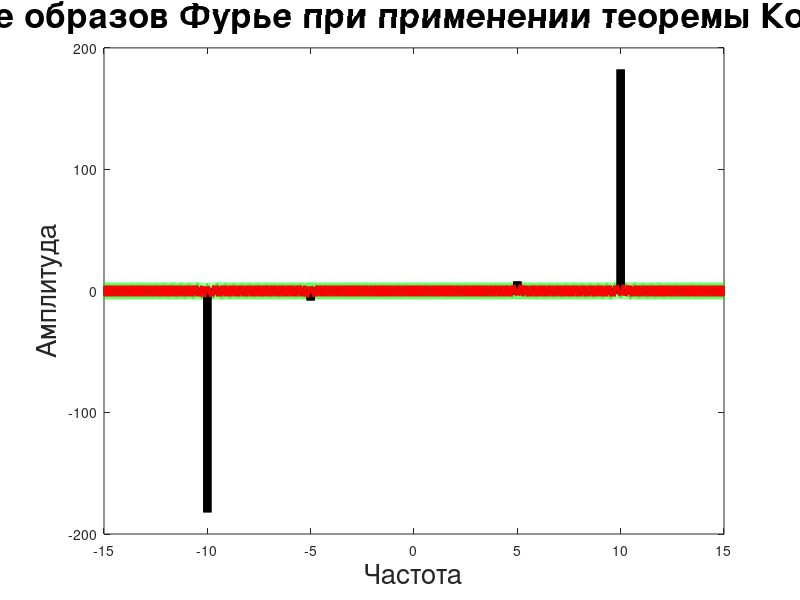

This chart was generated by the following MATLAB code: (Note: this script raises an error after producing the figure.)
% Параметры для y1(t)
a1 = 1;
a2 = 0.5;
w1 = 2*pi*5; % 5 Гц
w2 = 2*pi*10; % 10 Гц
phi1 = 0;
phi2 = pi/4;
B1 = 20;

% Временной массив для "непрерывной" функции
T = 1e3;
T1 = 5;
dt = 1e-3; % очень маленький шаг для имитации непрерывности
t = -T/2:dt:T/2; % берем чуть больше интервала для хорошей картинки
N = length(t);
m = 0:N-1;
c = dt * (-1).^m;

% Определение функций
y1 = a1*sin(w1*t + phi1) + a2*sin(w2*t + phi2);

y1_fft = fftshift(c .* fft(y1));

f = figure();
%plot(t, y1, 'b', 'LineWidth', 6); hold on;
%xlabel('Время', 'FontSize', 20); ylabel('Значения', "FontSize", 20);
%title('График функции y_1(t)', 'FontSize', 25);
%xlim([-T1/2 T1/2]);
%ylim([-1.75 1.25]);
%grid on;

Fs = 30; % Частота дискретизации в Гц
dt_sample = 1/Fs;
t_sample = -T1/2:dt_sample:T1/2;

% Сэмплированные значения
y1_sample = a1*sin(w1*t_sample + phi1) + a2*sin(w2*t_sample + phi2);

y1_interp = zeros(size(t));
for k = 1:length(t_sample)
    y1_interp = y1_interp + y1_sample(k)*sinc(Fs*(t - t_sample(k)));
end

y1_fft_interp = fftshift(c .* fft(y1_interp));

c1_sample = dt_sample * (-1).^(0:length(t_sample)-1);
y1_sample_fft = fftshift(c1_sample .* fft(y1_sample));

%plot(t, y1_interp, 'g', LineWidth=8); hold on;
%plot(t, y1, 'k', LineWidth=4);
%scatter(t_sample, y1_sample, "filled", MarkerFaceColor="red", MarkerEdgeColor="red", LineWidth=5)
%title('Восстановление функции через теорему Котельникова');
%xlabel('Время');
%ylabel('Значения');
%legend('Интерполяция', 'Оригинальная', "Сэмплированная");
%xlim([-T1/2-0.25 T1/2+0.25]);
%grid on;


V = 1/dt_sample;
dnu = 1/T1;
nu = -1/dt/2:1/T:1/dt/2;
N_sample = T1/dt_sample+1;
nu_sample = linspace(-V/2, V/2, N_sample);

plot(nu, y1_fft_interp, 'g', 'LineWidth', 12); hold on;
plot(nu, y1_fft, 'k', 'LineWidth', 6);
plot(nu_sample, y1_sample_fft, 'r', 'LineWidth', 8);
plot(nu_sample-V, y1_sample_fft, 'r', 'LineWidth', 8, 'HandleVisibility', 'off');
plot(nu_sample+V, y1_sample_fft, 'r', 'LineWidth', 8, 'HandleVisibility', 'off');
xlabel('Частота', "FontSize", 20);
ylabel('Амплитуда', 'FontSize', 20);
title('Сравнение образов Фурье при применении теоремы Котельникова', 'FontSize', 25);
xlim([-B1/2-5 B1/2+5]);
xline([-B1/2, B1/2], '--b', 'B = 20', 'FontSize', 20, 'LineWidth', 4, 'HandleVisibility', 'off');
xline([-V/2, V/2], '--b', 'V = ' + string(V), 'FontSize', 20, 'LineWidth', 4, 'HandleVisibility', 'off');
legend('Фурье-образ интерполяции', 'Фурье-образ оригинала', ...
    "Фурье-образ сэмплированного сигнала", Location='southeast');
grid on;
ylim([-0.5 0.5]);

set(gcf, 'PaperPositionMode', 'auto');
set(gcf, 'Position', [100, 100, 1800, 1000]);
set(gca, 'FontSize', 22, 'GridLineWidth', 3, 'LineWidth', 2);
%exportgraphics(f, "images\67.jpg")
